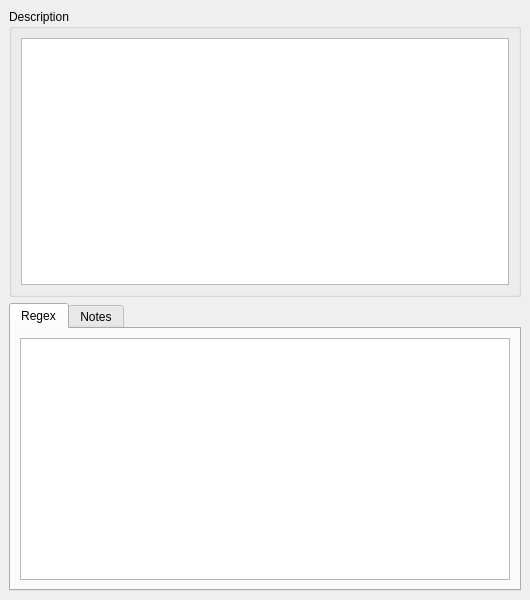
<?xml version="1.0" encoding="UTF-8"?>
<ui version="4.0">
 <class>RegexLibraryWindowBA</class>
 <widget class="QMainWindow" name="RegexLibraryWindowBA">
  <property name="geometry">
   <rect>
    <x>0</x>
    <y>0</y>
    <width>530</width>
    <height>600</height>
   </rect>
  </property>
  <property name="windowTitle">
   <string>Kang - Regex Library</string>
  </property>
  <widget class="QWidget" name="widget">
   <layout class="QGridLayout">
    <item row="0" column="0">
     <widget class="QGroupBox" name="groupBox">
      <property name="title">
       <string>Description</string>
      </property>
      <layout class="QGridLayout" name="gridLayout">
       <item row="0" column="0">
        <widget class="QListWidget" name="descriptionListBox"/>
       </item>
      </layout>
     </widget>
    </item>
    <item row="1" column="0">
     <widget class="QTabWidget" name="tabWidget">
      <property name="currentIndex">
       <number>0</number>
      </property>
      <widget class="QWidget" name="tab">
       <attribute name="title">
        <string>Regex</string>
       </attribute>
       <layout class="QGridLayout" name="gridLayout_2">
        <item row="0" column="0">
         <widget class="QTextBrowser" name="regexTextBrowser"/>
        </item>
       </layout>
      </widget>
      <widget class="QWidget" name="tab_2">
       <attribute name="title">
        <string>Notes</string>
       </attribute>
       <layout class="QGridLayout" name="gridLayout_3">
        <item row="0" column="0">
         <widget class="QTextBrowser" name="noteTextBrowser"/>
        </item>
        <item row="1" column="0">
         <layout class="QHBoxLayout" name="horizontalLayout_2">
          <item>
           <widget class="QLabel" name="label">
            <property name="text">
             <string>Contributed By:</string>
            </property>
           </widget>
          </item>
          <item>
           <widget class="QLineEdit" name="contribEdit"/>
          </item>
         </layout>
        </item>
       </layout>
      </widget>
     </widget>
    </item>
   </layout>
  </widget>
  <action name="editPasteAction">
   <property name="text">
    <string>&amp;Paste Example Into Kang</string>
   </property>
   <property name="iconText">
    <string>Paste</string>
   </property>
   <property name="toolTip">
    <string>Paste This Example Into Kang</string>
   </property>
   <property name="shortcut">
    <string>Ctrl+V</string>
   </property>
   <property name="name" stdset="0">
    <cstring>editPasteAction</cstring>
   </property>
  </action>
  <action name="helpHelpAction">
   <property name="text">
    <string>&amp;Help</string>
   </property>
   <property name="iconText">
    <string>Help</string>
   </property>
   <property name="shortcut">
    <string>Ctrl+/</string>
   </property>
   <property name="name" stdset="0">
    <cstring>helpHelpAction</cstring>
   </property>
  </action>
  <action name="exitAction">
   <property name="text">
    <string>&amp;Exit</string>
   </property>
   <property name="iconText">
    <string>Exit</string>
   </property>
   <property name="name" stdset="0">
    <cstring>exitAction</cstring>
   </property>
  </action>
 </widget>
 <resources/>
 <connections>
  <connection>
   <sender>descriptionListBox</sender>
   <signal>itemClicked(QListWidgetItem*)</signal>
   <receiver>RegexLibraryWindowBA</receiver>
   <slot>descSelectedSlot()</slot>
   <hints>
    <hint type="sourcelabel">
     <x>268</x>
     <y>197</y>
    </hint>
    <hint type="destinationlabel">
     <x>264</x>
     <y>299</y>
    </hint>
   </hints>
  </connection>
  <connection>
   <sender>descriptionListBox</sender>
   <signal>doubleClicked(QModelIndex)</signal>
   <receiver>RegexLibraryWindowBA</receiver>
   <slot>editPaste()</slot>
   <hints>
    <hint type="sourcelabel">
     <x>268</x>
     <y>197</y>
    </hint>
    <hint type="destinationlabel">
     <x>264</x>
     <y>299</y>
    </hint>
   </hints>
  </connection>
 </connections>
 <slots>
  <slot>editPaste()</slot>
  <slot>descSelectedSlot()</slot>
 </slots>
</ui>
